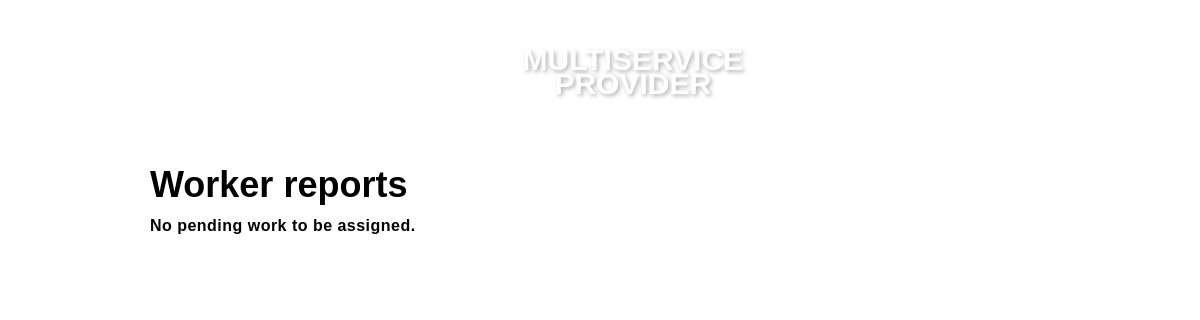
The page /worker_report/21/ (signed in) on the database as committed earlier.
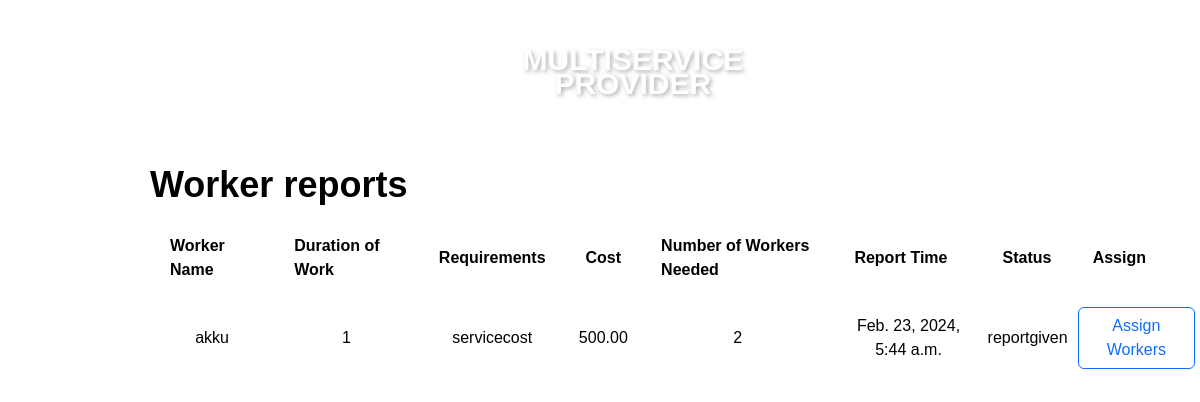
The same page on the database as committed later.
### app1/models.py (models this page shows)
class WorkerReport(models.Model):
    COMPLETED = 'completed'
    CANCELED = 'canceled'
    REPORTGIVEN = 'reportgiven'
    REPORTVERIFIED = 'reportverified'
    STATUS_CHOICES = [
        (COMPLETED, 'Completed'),
        (CANCELED, 'Canceled'),
        (REPORTGIVEN, 'ReportGiven'),
        (REPORTVERIFIED, 'ReportVerified'),
    ]
    reportid = models.AutoField(primary_key=True)
    serviceid = models.ForeignKey('Service', on_delete=models.CASCADE)
    user_id = models.ForeignKey('Worker', on_delete=models.CASCADE)
    branchid = models.ForeignKey('Branch', on_delete=models.CASCADE)
    duration_of_work = models.CharField(max_length=100)
    requirements = models.TextField()
    cost = models.DecimalField(max_digits=10, decimal_places=2)
    num_workers_needed = models.IntegerField()
    created_at = models.DateTimeField(auto_now_add=True)
    status = models.CharField(max_length=15, choices=STATUS_CHOICES, default=REPORTGIVEN)
    report_pdf = models.FileField(upload_to='worker_reports/', blank=True, null=True)

class Worker(models.Model):
    user = models.OneToOneField(MyUser, on_delete=models.CASCADE, primary_key=True)
    provider = models.ForeignKey(ServiceProvider, on_delete=models.CASCADE)
    branchid = models.ManyToManyField(Branch)
    service_types = models.ManyToManyField(ServiceTypes)
    first_name = models.TextField(max_length=100)
    last_name = models.TextField(max_length=100)
    email = models.EmailField(unique=True)
    dob = models.DateField(null=True, blank=True)
    phone = models.CharField(max_length=12, unique=True)
    pincode = models.IntegerField()
    district = models.TextField(max_length=100)
    state = models.TextField(max_length=100)
    role = models.CharField(max_length=15)
    status = models.CharField(max_length=15)

### app1/views.py (the view)
# urls.py: path('worker_report/<int:managerid>/', views.worker_report, name='worker_report'),
@login_required
def worker_report(request, managerid):
    manager = get_object_or_404(BranchManager, user=managerid)
    assignment = get_object_or_404(BranchManagerAssignment, manager=manager.managerid)
    worker_reports = WorkerReport.objects.filter(branchid=assignment.branch, status='reportgiven')
    service_status = {}
    for report in worker_reports:
        service_id = report.serviceid_id  # Use _id to get the integer value
        service = Service.objects.get(serviceid=service_id)
        service_status[report.serviceid] = service.status
    context = {
        'worker_reports': worker_reports,
        'service_status': service_status,
        'assignment': assignment.branch.branchid,
        'workerreport':worker_reports
    }
    return render(request, 'worker_report.html', context)

### app1/templates/worker_report.html (shortened to what the changed rows need)
{% load static %}
<!doctype html>
<html class="no-js" lang="en">
<head>
        <link rel="stylesheet" href="{% static 'userassets/css/bootstrap.min.css' %}">
        <link rel="stylesheet" href="{% static 'userassets/css/font-awesome.min.css' %}">
        <link rel="stylesheet" href="{% static 'userassets/css/ie7.css' %}">
        <link rel="stylesheet" href="{% static 'userassets/css/plugins.css' %}">
        <link rel="stylesheet" href="{% static 'userassets/css/style.css' %}">
    </head>
    <link rel="stylesheet" href="https://cdnjs.cloudflare.com/ajax/libs/font-awesome/6.0.0/css/all.min.css" />
    <body>
                            <br> <br> <br> <br> <br> <br>
                            <div class="booking-box">
                                <h1 style="color:black; font-weight: bolder">Worker reports</h1>
                                {% if worker_reports %}
                                <table>
                                  <thead>
                                      <tr>
                                          <th>Worker Name</th>
                                          <th>Duration of Work</th>
                                          <th>Requirements</th>
                                          <th>Cost</th>
                                          <th>Number of Workers Needed</th>
                                          <th>Report Time</th>
                                          <th>Status</th>
                                          <th>Assign</th>
                                      </tr>
                                  </thead>
                                  <tbody>
                                    {% for report in worker_reports %}
                                    {% if report.status == 'reportgiven' %}
                                        <tr>
                                            <td>{{ report.user_id.first_name }}</td>
                                            <td>{{ report.duration_of_work }}</td>
                                            <td>{{ report.requirements }}</td>
                                            <td>{{ report.cost }}</td>
                                            <td>{{ report.num_workers_needed }}</td>
                                            <td>{{ report.created_at }}</td>
                                            <td>{{ report.status }}</td>
                                            <td>
                                                <button type="button" onclick="window.location.href='{% url 'assign_workers' report.reportid %}'" class="btn btn-outline-primary">Assign Workers</button>
                                            </td>
                                        </tr>
                                    {% endif %}
                                {% endfor %}
                                  </tbody>
                              </table>
                              {% else %}
                                  <p style="color:black; font-weight: bolder">No pending work to be assigned.</p>
                              {% endif %}
                            </div>
    </body>
</html>

Rows that differ between the two databases and show on the page:
added WorkerReport: user_id.first_name "akku", duration_of_work "1", requirements "servicecost", cost "500.00", num_workers_needed "2", created_at "Feb. 23, 2024, 5:44 a.m.", status "reportgiven"
Other text that changed with them:
text no longer shown: "No pending work to be assigned."
text now shown: "Worker Name Duration of Work Requirements Cost Number of Workers Needed Report Time Status Assign"
